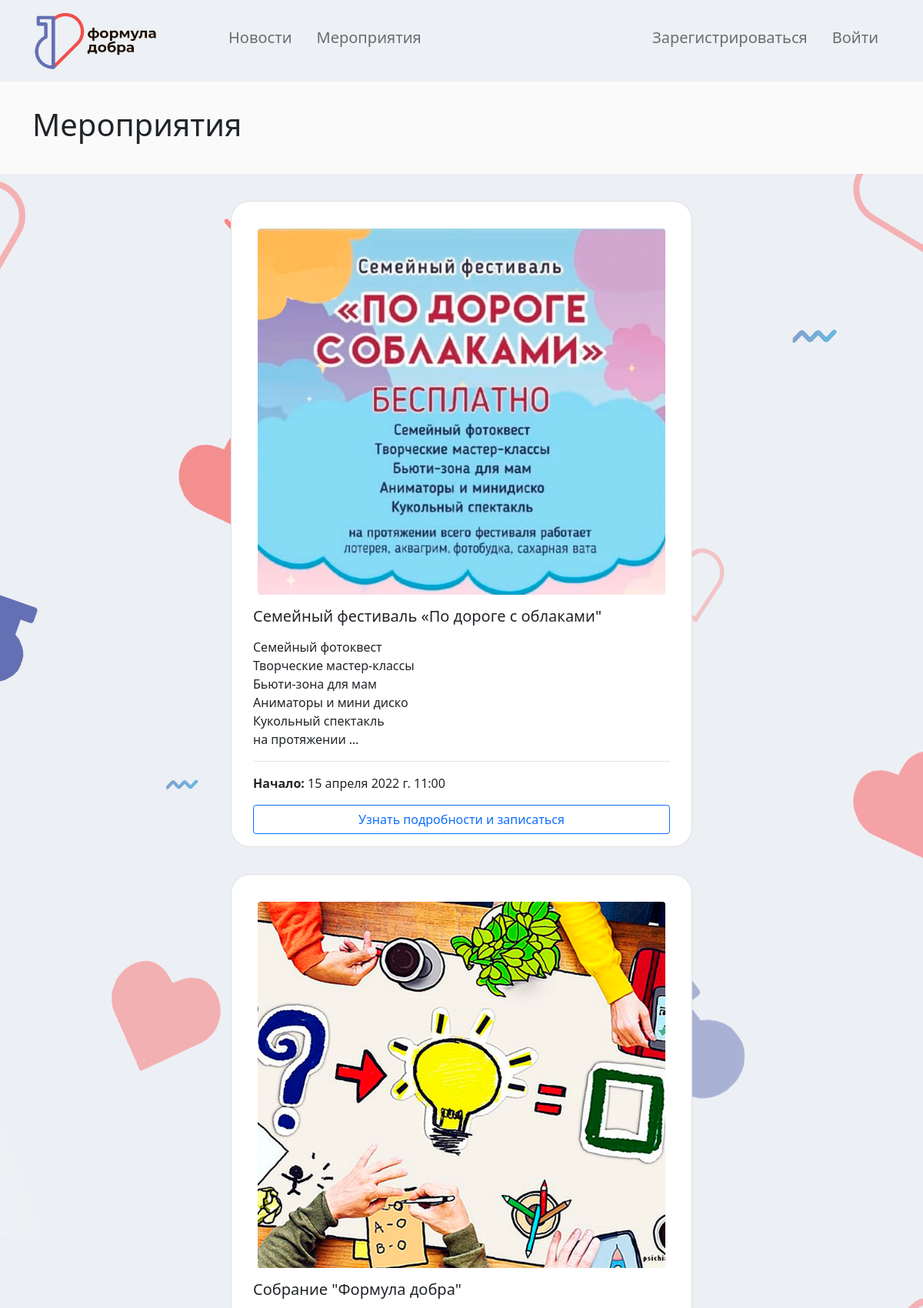
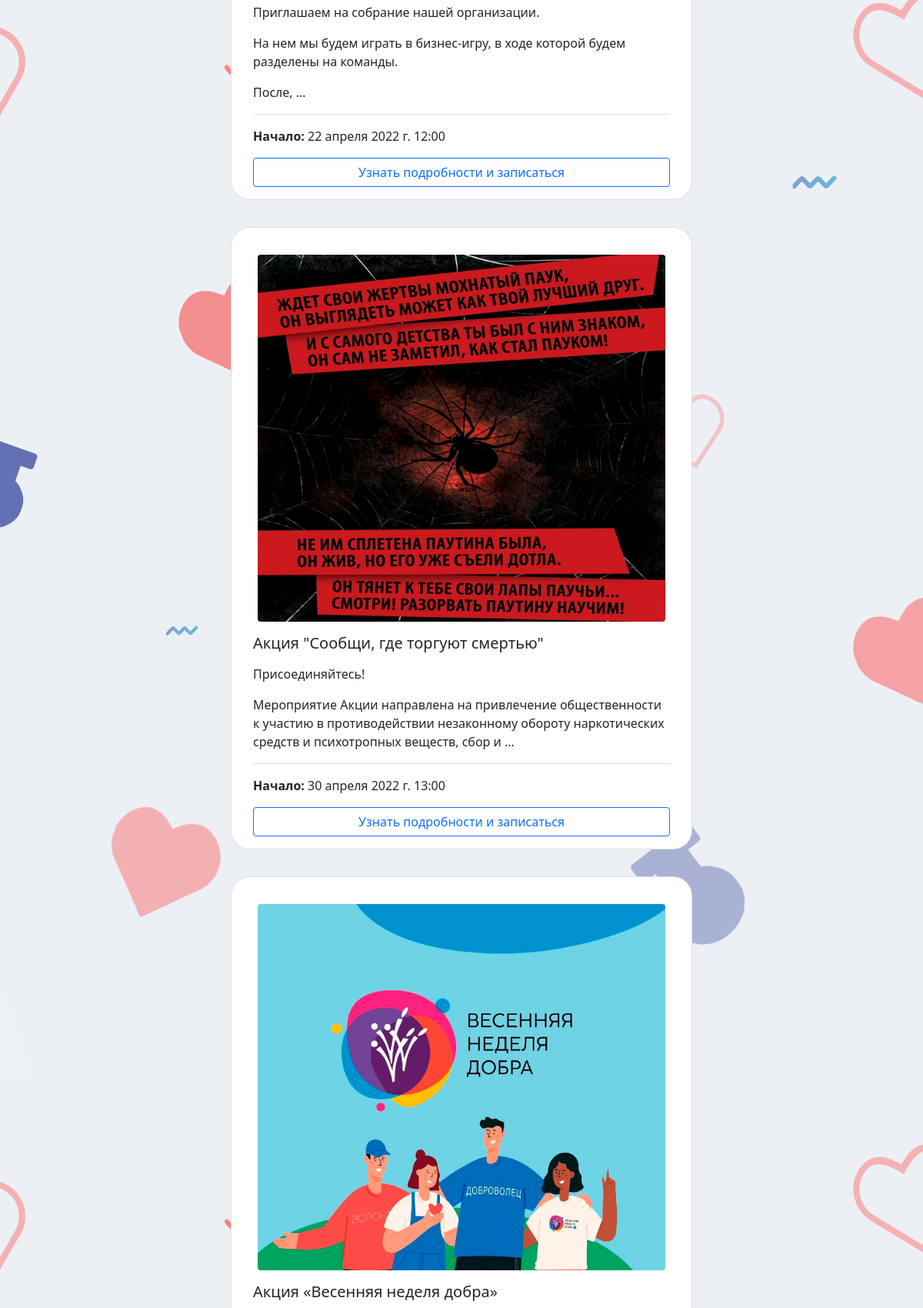
Screenshot of /events/ (upper part) with the database file from the repository (2 pictures, top to bottom).
### events/models.py (models this page shows, shortened)
class Events(models.Model):
    title = models.CharField(max_length=150, verbose_name='Наименование')
    content = models.TextField(blank=True, verbose_name='Описание')
    photo = models.ImageField(upload_to='photos/events/%Y/%m/%d', blank=True, verbose_name='Фото')
    start_date = models.DateTimeField(verbose_name='Начало')
    finish_date = models.DateTimeField(blank=True, null=True,verbose_name='Конец')
    communication = models.TextField(blank=True, verbose_name='Контакты')
    location = models.TextField(blank=True, verbose_name='Место проведения')
    is_published = models.BooleanField(default=True, verbose_name='Опубликовано?')
    class Meta:
        verbose_name = 'Мероприятие'
        verbose_name_plural = 'Мероприятия'

### events/views.py (the view)
# urls.py: path('events/', events_page, name='events'),
def events_page(request):
    events = Events.objects.all()
    return render(request, 'events/events.html', {'events': events})

### templates/events/events.html (shortened to what this page needs)
{% extends 'base.html' %}
{% block content %}
    <div class="p-3"   style="background-color: #fafafa;" >
        <div class="container  mb-4 mt-3"  >
                <H1 >Мероприятия</H1>
        </div>
    </div>
    <div class="container">
    <div class="row justify-content-md-center " >
        {% for item in events %}
        {% if item.is_published %}
            <div class="card" style="width: 600px; margin-top: 35px; display: block;margin-left: auto;margin-right: auto;padding-top: 25px; border-radius: 25px;">
            {% if item.photo%}
              <img src="{{ item.photo.url }}" class="img-fluid rounded mx-auto d-block mx-5" alt="" style="margin-top:10px;width: 530px">
            {% endif %}
              <div class="card-body">
                <h5 class="card-title">{{ item.title }}</h5>
                {% autoescape off %}
                    <p class="card-text">{{ item.content|safe|truncatewords:20}}</p>
                {% endautoescape %}
              <div class="border-top" style="padding-top: 1em;padding-bottom: 1em;">
                 <p class="card-text align-items-end" style="font-size: 16px" ><strong>Начало: </strong>{{ item.start_date}}</p>
              </div>
                <a href="{% url 'view_events' item.pk%}" class="btn btn-outline-primary mx-auto d-block mx-5">Узнать подробности и записаться</a>
              </div>
            </div>
        {% endif %}
        {% endfor %}
    </div>
    </div>
{% endblock %}

### rows the page displays
Events: photo (picture), title "Семейный фестиваль «По дороге с облаками\"", content "Семейный фотоквест Творческие мастер-классы Бьюти-зона для мам Аниматоры и мини диско Кукольный спектакль на протяжении …", start_date "15 апреля 2022 г. 11:00"
Events: photo (picture), title "Собрание \"Формула добра\"", content "Приглашаем на собрание нашей организации. На нем мы будем играть в бизнес-игру, в ходе которой будем разделены на команды. После, …", start_date "22 апреля 2022 г. 12:00"
Events: photo (picture), title "Акция \"Сообщи, где торгуют смертью\"", content "Присоединяйтесь! Мероприятие Акции направлена на привлечение общественности к участию в противодействии незаконному обороту наркотических средств и психотропных веществ, сбор и …", start_date "30 апреля 2022 г. 13:00"
Events: photo (picture), title "Акция «Весенняя неделя добра»"
